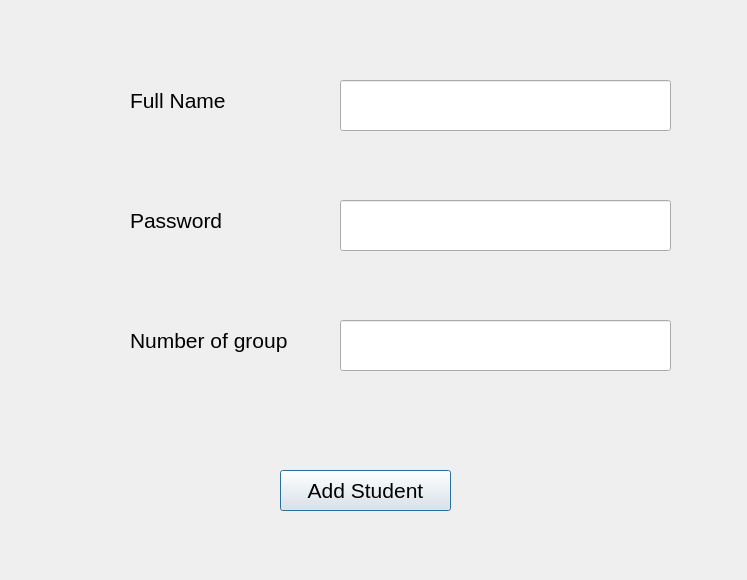
<?xml version="1.0" encoding="UTF-8"?>
<ui version="4.0">
 <class>AddStudent</class>
 <widget class="QDialog" name="AddStudent">
  <property name="geometry">
   <rect>
    <x>0</x>
    <y>0</y>
    <width>747</width>
    <height>580</height>
   </rect>
  </property>
  <property name="windowTitle">
   <string>Dialog</string>
  </property>
  <widget class="QLineEdit" name="name">
   <property name="geometry">
    <rect>
     <x>340</x>
     <y>80</y>
     <width>331</width>
     <height>51</height>
    </rect>
   </property>
   <property name="font">
    <font>
     <pointsize>16</pointsize>
    </font>
   </property>
  </widget>
  <widget class="QLineEdit" name="passwd">
   <property name="geometry">
    <rect>
     <x>340</x>
     <y>200</y>
     <width>331</width>
     <height>51</height>
    </rect>
   </property>
   <property name="font">
    <font>
     <pointsize>16</pointsize>
    </font>
   </property>
  </widget>
  <widget class="QPushButton" name="addst">
   <property name="geometry">
    <rect>
     <x>280</x>
     <y>470</y>
     <width>171</width>
     <height>41</height>
    </rect>
   </property>
   <property name="font">
    <font>
     <pointsize>16</pointsize>
    </font>
   </property>
   <property name="text">
    <string>Add Student</string>
   </property>
  </widget>
  <widget class="QLabel" name="label">
   <property name="geometry">
    <rect>
     <x>130</x>
     <y>80</y>
     <width>201</width>
     <height>41</height>
    </rect>
   </property>
   <property name="font">
    <font>
     <pointsize>16</pointsize>
    </font>
   </property>
   <property name="text">
    <string>Full Name</string>
   </property>
  </widget>
  <widget class="QLabel" name="label_2">
   <property name="geometry">
    <rect>
     <x>130</x>
     <y>200</y>
     <width>171</width>
     <height>41</height>
    </rect>
   </property>
   <property name="font">
    <font>
     <pointsize>16</pointsize>
    </font>
   </property>
   <property name="text">
    <string>Password</string>
   </property>
  </widget>
  <widget class="QLineEdit" name="group">
   <property name="geometry">
    <rect>
     <x>340</x>
     <y>320</y>
     <width>331</width>
     <height>51</height>
    </rect>
   </property>
  </widget>
  <widget class="QLabel" name="label_3">
   <property name="geometry">
    <rect>
     <x>130</x>
     <y>320</y>
     <width>171</width>
     <height>41</height>
    </rect>
   </property>
   <property name="font">
    <font>
     <pointsize>16</pointsize>
    </font>
   </property>
   <property name="text">
    <string>Number of group</string>
   </property>
  </widget>
 </widget>
 <resources/>
 <connections/>
</ui>
